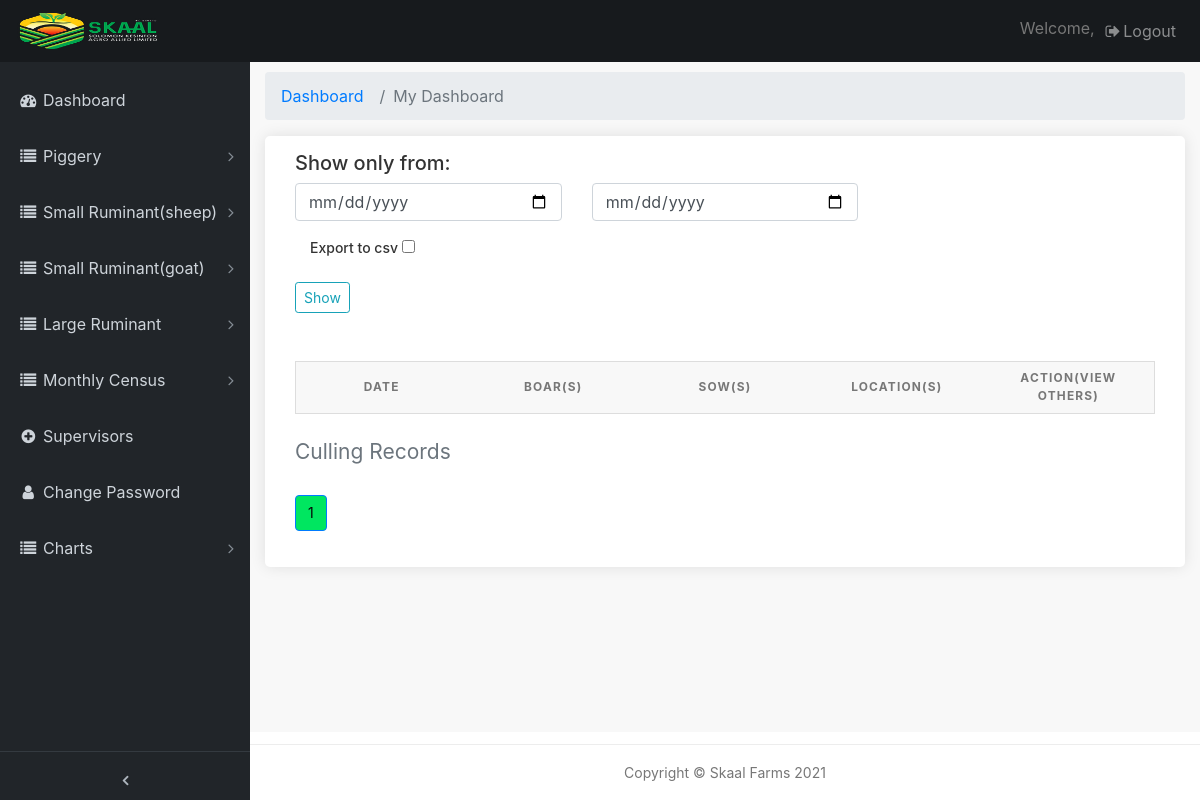
/pages/pig-cull-records (signed in), run on an earlier commit of the app's database.
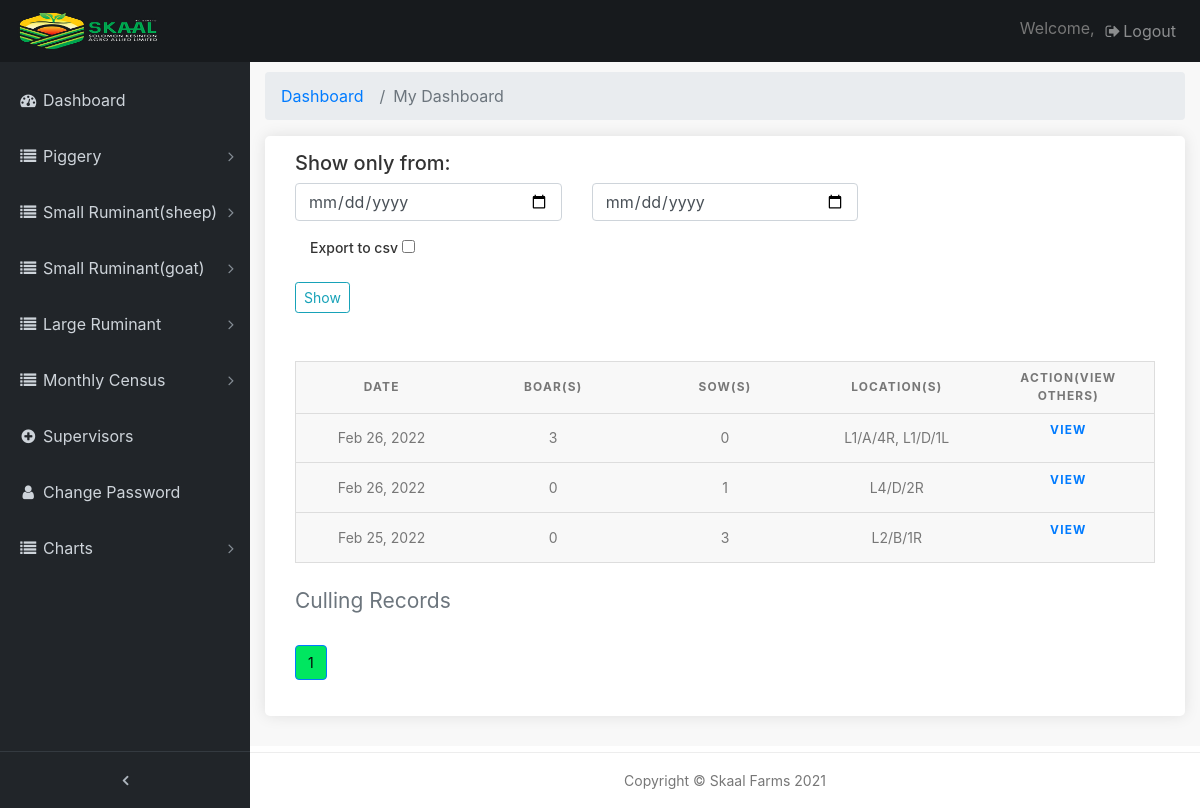
And on a later commit of the database.
### farmrecord/models.py (models this page shows, shortened)
class PigCulling(models.Model):
    date = models.DateTimeField(default=timezone.now)
    sow_num = models.IntegerField(verbose_name='Sow(s)', default=0)
    boar_num = models.IntegerField(verbose_name='Boar(s)', default=0)
    section = models.ForeignKey(Section, verbose_name='Section', related_name='category8', null=True, on_delete=models.CASCADE)
    location = models.CharField(max_length=500, verbose_name='Location(s)')
    reason = models.TextField(max_length=500, verbose_name='Reason', blank=True)
    export_to_CSV = models.BooleanField(default=False)
    slug = models.SlugField(max_length=150, unique=True)

### farmrecord/views.py (the view)
# urls.py: path('pig-cull-records', views.pig_cullrec, name='pig_cullrec'),
@login_required(login_url='/admin-page/login')
def pig_cullrec(request):
    pig_crec = PigCulling.objects.order_by('-date')
    query_form = PigcullFilter()
    paginated_filterpc = Paginator(pig_crec, 10)
    page_number = request.GET.get('page')
    pc_page_obj = paginated_filterpc.get_page(page_number)
    context = {
        'pc_page_obj': pig_crec,
        'q'    : query_form
    }
    context['pc_page_obj'] = pc_page_obj
    return render(request, 'pigcullrec.html', context)

### farmrecord/forms.py
class PigcullFilter(forms.ModelForm):
    date = forms.DateField(widget=forms.HiddenInput(), required=False)
    start_date = forms.DateField(
        widget=forms.TextInput(attrs={'class': 'form-control', 'type' : 'date', 'placeholder': 'From'}))
    end_date = forms.DateField(
        widget=forms.TextInput(attrs={'class': 'form-control', 'type' : 'date', 'placeholder': 'To'}))
    export_to_CSV = forms.BooleanField(required=False, label="Export to CSV")
    class Meta:
        model = PigCulling
        fields =('date','export_to_CSV')

### templates/pigcullrec.html (shortened to what this page needs)
{% extends 'base.html' %}
{% load static %}
{% block content %}
  <div class="content-wrapper">
    <div class="container-fluid">
      <ol class="breadcrumb">
        <li class="breadcrumb-item">
          <a href="#">Dashboard</a>
        </li>
        <li class="breadcrumb-item active">My Dashboard</li>
      </ol>
		<div class="box_general padding_bottom">
      <h5>Show only from:</h5>
      <form class="mb-5" action="{% url 'farmrecord:cowmot_filter' %}">
        <div class="row">
          <div class="col-lg-4 col-md-12 form-group">
            {{ q.start_date }}
          </div>
          <div class="col-lg-4 col-md-12 form-group">
            {{ q.end_date }}
          </div>
        </div>
        <div class="col-lg-12 col-md-12 form-group">
          <label for="">Export to csv</label>
          {{ q.export_to_CSV }}
        </div>
        <input type="submit" class="btn btn-outline-info btn-sm" value="Show">
      </form>
			<table>
        <caption>Culling Records</caption>
        <thead>
          <tr>
            <th scope="col">Date</th>
            <th scope="col">Boar(s)</th>
            <th scope="col">Sow(s)</th>
            <th scope="col">Location(s)</th>
            <th scope="col">ACTION(View others)</th>
          </tr>
        </thead>
        <tbody>
          {% if pc_page_obj %}
          {% for a in pc_page_obj %}
          <tr>
            <td data-label="Date">{{ a.date|date:"M d, Y" }}</td>
            <td data-label="Boar(s)">{{ a.boar_num }}</td>
            <td data-label="Sow(s)">{{ a.sow_num }}</td>
            <td data-label="Location">{{ a.location }}</td>
            <th data-label="Action" class="table"><a href="{% url 'farmrecord:pig_cullrec_view' a.slug %}" >View</a></th>
          {% endfor %}
          {% endif %}
          </tr>
        </tbody>
    </table>
    <nav aria-label="Page navigation example">
      <ul class="pagination">
        {% for i in pc_page_obj.paginator.page_range %}
        {% if pc_page_obj.number == i %}
          <li class="page-item active" aria-current="page">
            <span class="page-link">
              {{ i }}
            </span>
          </li>
          {% elif i > pc_page_obj.number|add:'-5' and i < pc_page_obj.number|add:'5' %}
          <li class="page-item"><a class="page-link" href="?page={{ i }}">{{ i }}</a></li>
        {% endif %}
      {% endfor %}
      </ul>
    </nav>
		</div>
	  </div>
   	</div>
{% endblock %}

### templates/base.html (shortened to what this page needs)
{% load static %}
<!DOCTYPE html>
<html lang="en">
<head>
  <link href="{% static 'vendor/bootstrap/css/bootstrap.min.css' %}" rel="stylesheet">
  <link href="{% static 'css/admin.css' %}" rel="stylesheet">
  <link href="{% static 'vendor/font-awesome/css/font-awesome.min.css' %}" rel="stylesheet" type="text/css">
  <link href="{% static 'vendor/datatables/dataTables.bootstrap4.css' %}" rel="stylesheet">
  <link href="{% static 'css/custom.css' %}" rel="stylesheet">
  <link rel="stylesheet" href="{% static 'css/table.css' %}">
  <link rel="stylesheet" href="https://cdn.jsdelivr.net/npm/bootstrap@4.6.1/dist/css/bootstrap.min.css">
</head>
<body class="fixed-nav sticky-footer" id="page-top">
    {% include 'sidebar.html' %}
{% block content %}
{% endblock %}
    <footer class="sticky-footer">
      <div class="container">
        <div class="text-center">
          <small>Copyright © Skaal Farms 2021</small>
        </div>
      </div>
    </footer>
</body>
</html>

### templates/sidebar.html (shortened to what this page needs)
{% load static %}
<nav class="navbar navbar-expand-lg navbar-dark bg-default fixed-top" id="mainNav">
    <a class="navbar-brand" href="{% url 'farmrecord:index' %}"><img src="{% static 'img/image-trans-removebg3.png' %}" data-retina="true" alt="logo" width="150" height="36"></a>
    <div class="collapse navbar-collapse" id="navbarResponsive">
      <ul class="navbar-nav navbar-sidenav" id="exampleAccordion">
        <li class="nav-item" data-toggle="tooltip" data-placement="right" title="Dashboard">
          <a class="nav-link" href="{% url 'farmrecord:index' %}">
            <i class="fa fa-fw fa-dashboard"></i>
            <span class="nav-link-text">Dashboard</span>
          </a>
        </li>
		<li class="nav-item" data-toggle="tooltip" data-placement="right" title="My listings">
          <a class="nav-link nav-link-collapse collapsed" data-toggle="collapse" href="#mortality" data-parent="#mylistings">
            <i class="fa fa-fw fa-list"></i>
            <span class="nav-link-text">Piggery</span>
          </a>
    </li>
    <li class="nav-item" data-toggle="tooltip" data-placement="right" title="My listings">
          <a class="nav-link nav-link-collapse collapsed" data-toggle="collapse" href="#sheep" data-parent="#mylistings">
            <i class="fa fa-fw fa-list"></i>
            <span class="nav-link-text">Small Ruminant(sheep)</span>
          </a>
    </li>
<li class="nav-item" data-toggle="tooltip" data-placement="right" title="My listings">
  <a class="nav-link nav-link-collapse collapsed" data-toggle="collapse" href="#goat" data-parent="#mylistings">
    <i class="fa fa-fw fa-list"></i>
    <span class="nav-link-text">Small Ruminant(goat)</span>
  </a>
</li>
<li class="nav-item" data-toggle="tooltip" data-placement="right" title="My listings">
  <a class="nav-link nav-link-collapse collapsed" data-toggle="collapse" href="#cow" data-parent="#mylistings">
    <i class="fa fa-fw fa-list"></i>
    <span class="nav-link-text">Large Ruminant</span>
  </a>
</li>
<li class="nav-item" data-toggle="tooltip" data-placement="right" title="My listings">
  <a class="nav-link nav-link-collapse collapsed" data-toggle="collapse" href="#Procurement" data-parent="#mylistings">
    <i class="fa fa-fw fa-list"></i>
    <span class="nav-link-text">Monthly Census</span>
  </a>
</li>
		<li class="nav-item" data-toggle="tooltip" data-placement="right" title="Add listing">
          <a class="nav-link" href="#">
            <i class="fa fa-fw fa-plus-circle"></i>
            <span class="nav-link-text">Supervisors</span>
          </a>
        </li>
		<li class="nav-item" data-toggle="tooltip" data-placement="right" title="My profile">
          <a class="nav-link" href="#">
            <i class="fa fa-fw fa-user"></i>
            <span class="nav-link-text">Change Password</span>
          </a>
        </li>
        <li class="nav-item" data-toggle="tooltip" data-placement="right" title="My listingsc">
          <a class="nav-link nav-link-collapse collapsed" data-toggle="collapse" href="#chart" data-parent="#mylistingsc">
            <i class="fa fa-fw fa-list"></i>
            <span class="nav-link-text">Charts</span>
          </a>
        </li>
      </ul>
      <ul class="navbar-nav sidenav-toggler">
        <li class="nav-item">
          <a class="nav-link text-center" id="sidenavToggler">
            <i class="fa fa-fw fa-angle-left"></i>
          </a>
        </li>
      </ul>
      <ul class="navbar-nav ml-auto">
        <li class="nav-item">
          <span style="line-height: 35px;">Welcome, {{ request.user.get_full_name }}</span>
        </li>
        <li class="nav-item">
          <a class="nav-link" data-toggle="modal" data-target="#exampleModal">
            <i class="fa fa-fw fa-sign-out"></i>Logout</a>
        </li>
      </ul>
    </div>
  </nav>

### static/css/admin.css (style rules this page uses)
html { position: relative; min-height: 100%; }
body { overflow-x: hidden; }
body.sticky-footer { margin-bottom: 62px; }
body.sticky-footer .content-wrapper { min-height: calc(100vh - 62px - 62px); }
body.fixed-nav { padding-top: 56px; }
.content-wrapper { min-height: calc(100vh - 62px); padding-top: 1rem; }
#mainNav .navbar-collapse { overflow: auto; max-height: 75vh; }
#mainNav .navbar-collapse .navbar-nav .nav-item .nav-link { cursor: pointer; }
#mainNav .navbar-collapse .navbar-sidenav .nav-link-collapse:after { float: right; content: '\f107'; font-family: 'FontAwesome'; }
#mainNav .navbar-collapse .navbar-sidenav .nav-link-collapse.collapsed:after { content: '\f105'; }
#mainNav .navbar-collapse .sidenav-toggler { display: none; }
@media (min-width: 992px) { #mainNav .navbar-brand { width: 250px; } }
@media (min-width: 992px) { #mainNav .navbar-collapse { overflow: visible; max-height: none; } }
@media (min-width: 992px) { #mainNav .navbar-collapse .navbar-sidenav { position: absolute; top: 0; left: 0; overflow-x: hidden; overflow-y: auto; -webkit-flex-direction: column; -ms-flex-direction: column; flex-direction: column; margin-top: 62px; } }
@media (min-width: 992px) { #mainNav .navbar-collapse .navbar-sidenav > .nav-item { width: 250px; padding: 0; } }
@media (min-width: 992px) { #mainNav .navbar-collapse .navbar-sidenav > .nav-item > .nav-link { padding: 1em; padding-left: 18px; } }
#mainNav.fixed-top .sidenav-toggler { display: none; }
@media (min-width: 992px) { #mainNav.fixed-top .navbar-sidenav { height: calc(100vh - 111px); } }
@media (min-width: 992px) { #mainNav.fixed-top .sidenav-toggler { position: absolute; top: 0; left: 0; display: flex; overflow-x: hidden; overflow-y: auto; -webkit-flex-direction: column; -ms-flex-direction: column; flex-direction: column; margin-top: calc(100vh - 49px); } }
@media (min-width: 992px) { #mainNav.fixed-top .sidenav-toggler > .nav-item { width: 250px; padding: 0; } }
@media (min-width: 992px) { #mainNav.fixed-top .sidenav-toggler > .nav-item > .nav-link { padding: 1em; } }
#mainNav.fixed-top.navbar-dark .sidenav-toggler { background-color: #212529; border-top: 1px solid #343a40; }
#mainNav.fixed-top.navbar-dark .sidenav-toggler a i { color: #adb5bd; }
.content-wrapper { overflow-x: hidden; background: white; }
@media (min-width: 992px) { .content-wrapper { margin-left: 250px; } }
#sidenavToggler i { font-weight: 800; }
#mainNav.navbar-dark .navbar-collapse .navbar-sidenav .nav-link-collapse:after { color: #868e96; }
#mainNav.navbar-dark .navbar-collapse .navbar-sidenav > .nav-item > .nav-link { color: #ced4da; }
@media (min-width: 992px) { #mainNav.navbar-dark .navbar-collapse .navbar-sidenav { background: #212529; padding-top: 10px; } }
footer.sticky-footer { position: absolute; right: 0; bottom: 0; width: 100%; height: 56px; border-top: 1px solid #ededed; line-height: 55px; }
@media (min-width: 992px) { footer.sticky-footer { width: calc(100% - 250px); } }
body { background: #f8f8f8; color: #777 !important; font-family: "Poppins", Helvetica, sans-serif; font-size: 14px; font-size: 0.875rem; }
.content-wrapper { background: #f8f8f8; }
h1, h2, h3, h4, h5, h6 { color: #333 !important; }
a { color: #0054a6; text-decoration: none; -moz-transition: all 0.5s ease-in-out; -o-transition: all 0.5s ease-in-out; -webkit-transition: all 0.5s ease-in-out; -ms-transition: all 0.5s ease-in-out; transition: all 0.5s ease-in-out; outline: none; }
.bg-default { background-color: #171a1d; }
.form-group label { font-weight: 500; color: #333; }
.form-control { font-size: 14px; font-size: 0.875rem; padding: .65rem; }
.page-item.active .page-link { background-color: #fc5b62; border-color: #fc5b62; }
.page-link { color: #0054a6; border: 1px solid #e1e8ed; }
.box_general { background-color: #fff; padding: 15px 30px 0 30px; -webkit-border-radius: 5px; -moz-border-radius: 5px; -ms-border-radius: 5px; border-radius: 5px; margin-bottom: 30px; color: #777; font-size: 14px; font-size: 0.875rem; -webkit-box-shadow: 0px 0px 15px 0px rgba(0, 0, 0, 0.1); -moz-box-shadow: 0px 0px 15px 0px rgba(0, 0, 0, 0.1); box-shadow: 0px 0px 15px 0px rgba(0, 0, 0, 0.1); }
.box_general.padding_bottom { padding-bottom: 20px; }

### static/css/custom.css (style rules this page uses)
.item, img { height: 100 !important; width: 100 !important; border: 1px solid red; }
.page-item.active .page-link { color: rgb(5, 5, 5) !important; background: #00e660 !important; }
.page-item .page-link { color: rgb(0, 0, 0) !important; }

What changed in the data, as far as the page shows it:
added PigCulling: date "Feb 26, 2022", boar_num "3", sow_num "0", location "L1/A/4R, L1/D/1L"
added PigCulling: date "Feb 26, 2022", boar_num "0", sow_num "1", location "L4/D/2R"
added PigCulling: date "Feb 25, 2022", boar_num "0", sow_num "3", location "L2/B/1R"
